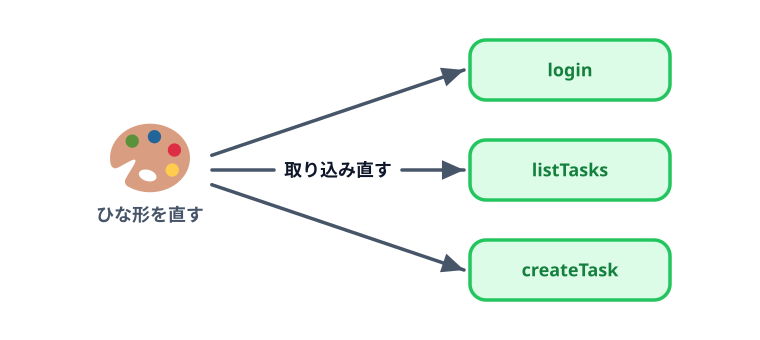

This chart was generated by the following Python code:
import sys, os
sys.path.insert(0, os.path.expanduser("~/.claude/skills/genfig"))
from genfig import Canvas


c = Canvas(760, 340)
tpl = c.node(150, 170, "ひな形を直す", emoji_cp="1f3a8", label_scale="label")
names = ["login", "listTasks", "createTask"]
for i, n in enumerate(names):
    s = c.node(570, 70 + i * 100, n, shape="sticky", color="green", w=200, h=60, label_scale="label")
    c.link(tpl, s, end="w", label="取り込み直す" if i == 1 else None)
c.save("00-thumbnail.svg")
